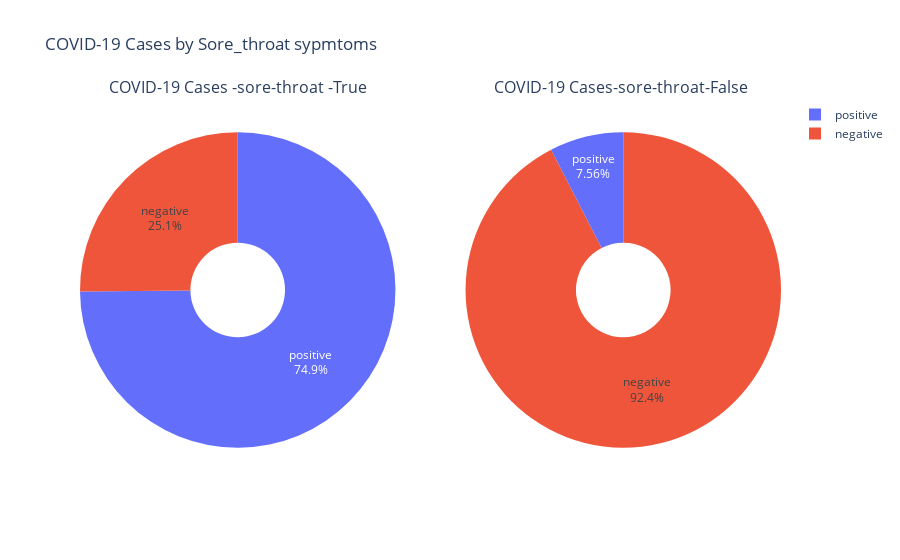

Here is the notebook cell this chart was saved with:
### Code cell
# Calculate counts based on 'Sore_throat' and 'Corona' columns
counts = covid19_data.groupby(['Sore_throat', 'Corona']).size().reset_index(name='Count')

# Filter data for TRUE and FALSE
True_data = counts[counts['Sore_throat'] == 'true']
False_data = counts[counts['Sore_throat'] == 'false']


# Create subplots
fig = make_subplots(rows=1, cols=2, specs=[[{'type': 'domain'}, {'type': 'domain'}]],subplot_titles=('COVID-19 Cases -sore-throat -True', 'COVID-19 Cases-sore-throat-False '))

# Create pie chart for who has sore-throat symptoms .
fig.add_trace(go.Pie(labels=True_data['Corona'],values=True_data['Count'], textinfo='percent+label', hole=0.3, name='true'),
              row=1, col=1)

# Create pie chart for who doesn't have   sore-throat symptoms. 
fig.add_trace(go.Pie(labels=False_data['Corona'],values=False_data['Count'],textinfo='percent+label', hole=0.3, name='false'),
              row=1, col=2)

# Update layout to show the legend
fig.update_layout(title=' COVID-19 Cases by Sore_throat sypmtoms', showlegend=True)

# Show the plot
fig.show()

### Figure 1 — Plotly figure (JSON) as saved in the notebook; plotly's stock layout.template omitted (floating-point values rounded to 4 significant figures)
{"data": [{"domain": {"x": [0, 0.45], "y": [0, 1]}, "hole": 0.3, "labels": ["negative", "positive"], "name": "true", "textinfo": "percent+label", "type": "pie", "values": [295, 878]}, {"domain": {"x": [0.55, 1], "y": [0, 1]}, "hole": 0.3, "labels": ["negative", "positive"], "name": "false", "textinfo": "percent+label", "type": "pie", "values": [58509, 4786]}], "layout": {"annotations": [{"font": {"size": 16}, "showarrow": false, "text": "COVID-19 Cases -sore-throat -True", "x": 0.225, "xanchor": "center", "xref": "paper", "y": 1, "yanchor": "bottom", "yref": "paper"}, {"font": {"size": 16}, "showarrow": false, "text": "COVID-19 Cases-sore-throat-False ", "x": 0.775, "xanchor": "center", "xref": "paper", "y": 1, "yanchor": "bottom", "yref": "paper"}], "showlegend": true, "title": {"text": " COVID-19 Cases by Sore_throat sypmtoms"}}}
